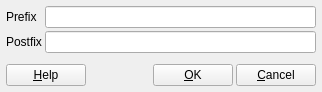
<?xml version="1.0" encoding="UTF-8"?>
<ui version="4.0">
 <class>DB_PrePostfixTextDialog</class>
 <widget class="RB_Dialog" name="DB_PrePostfixTextDialog">
  <property name="geometry">
   <rect>
    <x>0</x>
    <y>0</y>
    <width>322</width>
    <height>92</height>
   </rect>
  </property>
  <property name="windowTitle">
   <string>Form</string>
  </property>
  <layout class="QGridLayout" name="gridLayout">
   <property name="leftMargin">
    <number>6</number>
   </property>
   <property name="topMargin">
    <number>6</number>
   </property>
   <property name="rightMargin">
    <number>6</number>
   </property>
   <property name="bottomMargin">
    <number>6</number>
   </property>
   <property name="spacing">
    <number>3</number>
   </property>
   <item row="3" column="0" colspan="2">
    <layout class="QHBoxLayout" name="horizontalLayout">
     <property name="spacing">
      <number>3</number>
     </property>
     <item>
      <widget class="QPushButton" name="pbHelp">
       <property name="text">
        <string>&amp;Help</string>
       </property>
      </widget>
     </item>
     <item>
      <spacer name="horizontalSpacer">
       <property name="orientation">
        <enum>Qt::Horizontal</enum>
       </property>
       <property name="sizeHint" stdset="0">
        <size>
         <width>40</width>
         <height>20</height>
        </size>
       </property>
      </spacer>
     </item>
     <item>
      <widget class="QPushButton" name="pbOk">
       <property name="text">
        <string>&amp;OK</string>
       </property>
      </widget>
     </item>
     <item>
      <widget class="QPushButton" name="pbCancel">
       <property name="text">
        <string>&amp;Cancel</string>
       </property>
      </widget>
     </item>
    </layout>
   </item>
   <item row="1" column="1">
    <widget class="QLineEdit" name="lePostfix"/>
   </item>
   <item row="1" column="0">
    <widget class="QLabel" name="lblPostfix">
     <property name="text">
      <string>Postfix</string>
     </property>
    </widget>
   </item>
   <item row="0" column="1">
    <widget class="QLineEdit" name="lePrefix"/>
   </item>
   <item row="0" column="0">
    <widget class="QLabel" name="lblPrefix">
     <property name="text">
      <string>Prefix</string>
     </property>
    </widget>
   </item>
   <item row="2" column="0" colspan="2">
    <spacer name="verticalSpacer">
     <property name="orientation">
      <enum>Qt::Vertical</enum>
     </property>
     <property name="sizeHint" stdset="0">
      <size>
       <width>20</width>
       <height>40</height>
      </size>
     </property>
    </spacer>
   </item>
  </layout>
 </widget>
 <customwidgets>
  <customwidget>
   <class>RB_Dialog</class>
   <extends>QWidget</extends>
   <header>rb_dialog.h</header>
   <container>1</container>
  </customwidget>
 </customwidgets>
 <tabstops>
  <tabstop>lePrefix</tabstop>
  <tabstop>lePostfix</tabstop>
  <tabstop>pbOk</tabstop>
  <tabstop>pbCancel</tabstop>
  <tabstop>pbHelp</tabstop>
 </tabstops>
 <resources/>
 <connections/>
</ui>
